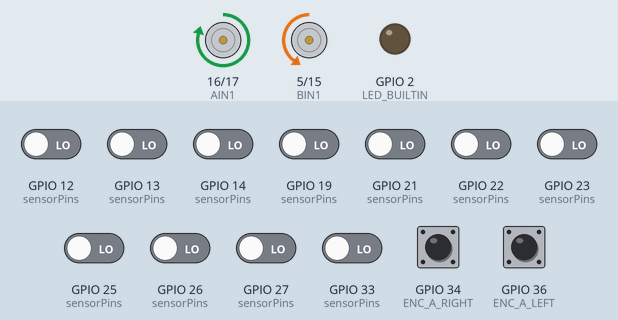
Bench run of a program on a simulated ESP32. Shown: motor-driver pin pairs drawn as motors (green arrow = first pin HIGH = forward, orange = second pin HIGH = backward, longer = more drive, scaled by the enable pin), output pins drawn as LEDs (lit = HIGH). Inputs (shaded band) come from the test bench; at power-on: GPIO 34 (ENC_A_RIGHT), GPIO 36 (ENC_A_LEFT) HIGH, GPIO 12 (sensorPins), GPIO 13 (sensorPins), GPIO 14 (sensorPins), GPIO 19 (sensorPins), GPIO 21 (sensorPins), GPIO 22 (sensorPins), GPIO 23 (sensorPins), GPIO 25 (sensorPins), GPIO 26 (sensorPins), GPIO 27 (sensorPins), GPIO 33 (sensorPins) LOW. What the program prints to the serial monitor is not drawn.

Above: at 11.2 s.
11.3 s: GPIO 12 (sensorPins) driven HIGH
At 12.8 s:
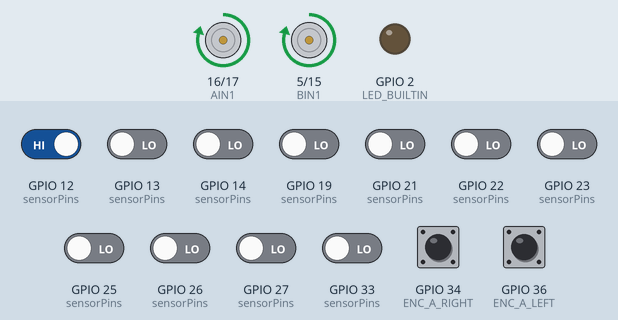
13.1 s: GPIO 19 (sensorPins) driven HIGH
At 14.1 s:
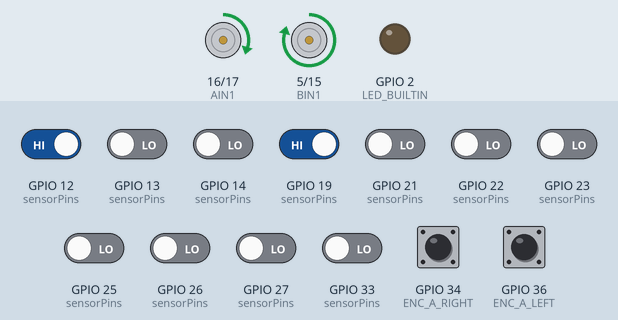
14.6 s: GPIO 13 (sensorPins) driven HIGH
At 15.2 s:
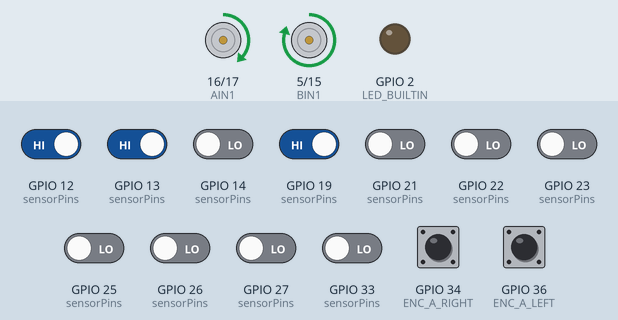
16.1 s: GPIO 25 (sensorPins) driven HIGH
At 16.25 s:
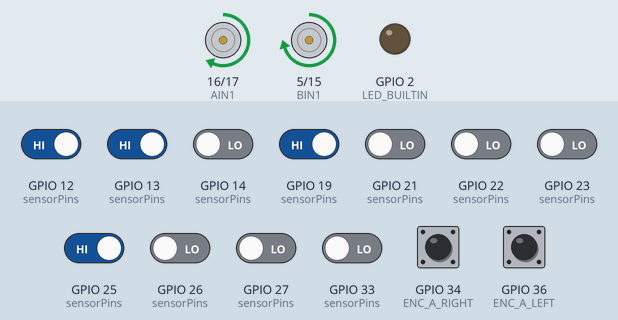
17.9 s: GPIO 21 (sensorPins) driven HIGH
At 18.9 s:
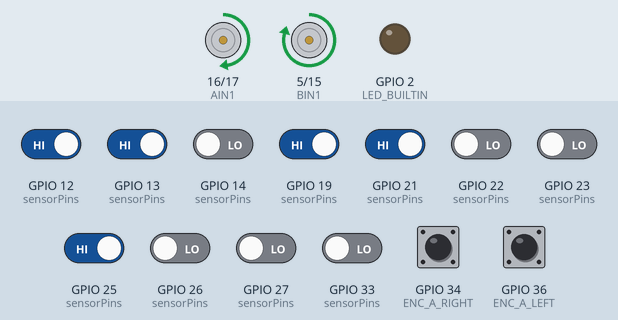
19.4 s: GPIO 14 (sensorPins) driven HIGH
At 20.2 s:
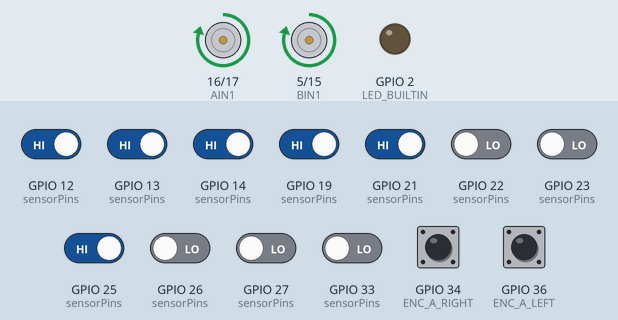
Timing chart, 0 to 22.2 s (numbered marks = the images above; inputs shaded):
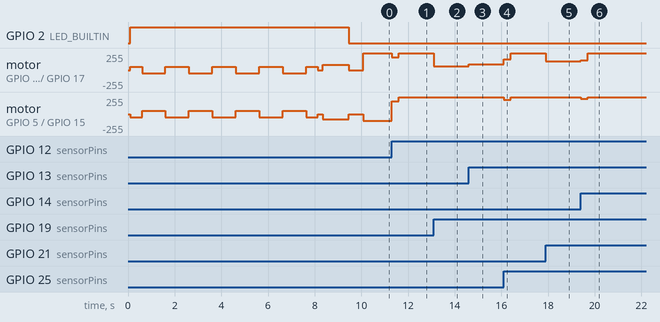

Measured:
- after the input at 11.3 s, motor on GPIO 16 (AIN1) / GPIO 17 (AIN2): forward 249/255 → forward 189/255 at once, → forward 249/255 0.30 s later; motor on GPIO 5 (BIN1) / GPIO 15 (BIN2): backward 100/255 → forward 189/255 at once, → forward 249/255 0.30 s later
- after the input at 13.1 s, motor on GPIO 16 (AIN1) / GPIO 17 (AIN2): forward 249/255 → forward 60/255 at once
- after the input at 14.6 s, motor on GPIO 16 (AIN1) / GPIO 17 (AIN2): forward 60/255 → forward 86/255 at once
- after the input at 16.1 s, motor on GPIO 16 (AIN1) / GPIO 17 (AIN2): forward 86/255 → forward 163/255 at once, → forward 249/255 0.30 s later; motor on GPIO 5 (BIN1) / GPIO 15 (BIN2): forward 249/255 → forward 215/255 at once, → forward 249/255 0.30 s later
- after the input at 17.9 s, motor on GPIO 16 (AIN1) / GPIO 17 (AIN2): forward 249/255 → forward 128/255 at once
- after the input at 19.4 s, motor on GPIO 16 (AIN1) / GPIO 17 (AIN2): forward 128/255 → forward 146/255 at once, → forward 249/255 0.30 s later; motor on GPIO 5 (BIN1) / GPIO 15 (BIN2): forward 249/255 → forward 232/255 at once, → forward 249/255 0.30 s later

The program:

main.cpp
```cpp
// cpp
#include <Arduino.h>
#include <QTRSensors.h>

// PID
float Kp = 0.052;
float Ki = 0.0;
float Kd = 0.837;
int P;
int I;
int D;
int lastError = 0;
// Timer for straight line detection
unsigned long straightStartTime = 0;
bool inStraightRange = false;
const unsigned long straightTimeThreshold = 300; // millis fra 200

const uint8_t maxSpeedA = 250;
const uint8_t maxSpeedB = 250;
const uint8_t baseSpeedA = 190; //fra 190
const uint8_t baseSpeedB = 190;

const int PWMA = GPIO_NUM_4;
const int AIN2 = GPIO_NUM_17;
const int AIN1 = GPIO_NUM_16;

const int BIN1 = GPIO_NUM_5;
const int BIN2 = GPIO_NUM_15;
const int PWMB = GPIO_NUM_32;


QTRSensors qtr;

const uint8_t SensorCount = 11;
uint16_t sensorValues[SensorCount];

// Map sensors to ESP32 ADC-capable GPIOs
const uint8_t sensorPins[SensorCount] = {GPIO_NUM_33, GPIO_NUM_25, GPIO_NUM_26, GPIO_NUM_27, GPIO_NUM_14,
  GPIO_NUM_12, GPIO_NUM_13, GPIO_NUM_23, GPIO_NUM_22, GPIO_NUM_21,
  GPIO_NUM_19};

#ifndef LED_BUILTIN
#define LED_BUILTIN 2
#endif

// PWM channels for ESP32 ledc
const uint8_t PWMA_channel = 0;
const uint8_t PWMB_channel = 1;
const uint32_t PWM_freq = 5000;
const uint8_t PWM_resolution = 8; // 8-bit -> 0..255

// ── Encoder pins (Pololu 5157 – quadrature, 12 CPR) ─────────────────────────
// GPIO 34-39 are input-only on ESP32 and are well-suited for encoder signals.
const int ENC_A_RIGHT = 34; // Right motor encoder channel A
const int ENC_B_RIGHT = 35; // Right motor encoder channel B
const int ENC_A_LEFT  = 36; // Left motor encoder channel A
const int ENC_B_LEFT  = 39; // Left motor encoder channel B

volatile long encoderCountRight = 0;
volatile long encoderCountLeft  = 0;

// ISRs – called on rising edge of channel A; channel B gives direction
void IRAM_ATTR rightEncoderISR() {
  if (digitalRead(ENC_B_RIGHT) == HIGH) encoderCountRight++;
  else                                   encoderCountRight--;
}
void IRAM_ATTR leftEncoderISR() {
  if (digitalRead(ENC_B_LEFT) == HIGH) encoderCountLeft++;
  else                                  encoderCountLeft--;
}

// Atomic snapshot of both encoder counts (called from main loop)
long encoderAvg() {
  noInterrupts();
  long r = encoderCountRight;
  long l = encoderCountLeft;
  interrupts();
  return (r + l) / 2;
}

// ── State machine ────────────────────────────────────────────────────────────
enum RobotState { STATE_LEARNING, STATE_RACING };
RobotState robotState = STATE_LEARNING;

// Encoder count at the beginning of the current lap
long lapStartEncoder = 0;

// Distance travelled since the start of this lap (encoder ticks)
inline long lapPosition() { return encoderAvg() - lapStartEncoder; }

// ── Turn log ─────────────────────────────────────────────────────────────────
struct TurnEvent {
  long lapPos;      // Encoder ticks from lap start when turn began
  int  direction;   // > 0 means right turn, < 0 means left turn
};

const int MAX_TURNS = 60;
TurnEvent turnLog[MAX_TURNS];
int turnCount = 0;
int nextTurnIdx = 0; // index into turnLog for the next upcoming turn (racing mode)

// Turn detection state
bool  inTurn            = false;
long  turnStartPos      = 0;
const int TURN_THRESHOLD = 2000; // |error| above this = we are in a turn

// ── Lap-completion detection ──────────────────────────────────────────────────
// The start/finish is marked by a thick black stripe that places all sensors on
// the line at the same time (all sensorValues[] high after calibration).
const uint16_t LAP_SENSOR_THRESHOLD  = 800;  // calibrated value above which sensor is "on black"
const long     LAP_MIN_TICKS         = 2000; // minimum ticks before we check for lap end
bool lapDetectionArmed = false; // armed once we've travelled LAP_MIN_TICKS

// ── Pre-brake parameters ──────────────────────────────────────────────────────
const long    PRE_BRAKE_TICKS  = 250; // slow down this many ticks before a logged turn
const uint8_t APPROACH_SPEED   = 170; // speed during the pre-brake phase

void rightMotor(int motorSpeed);
void leftMotor(int motorSpeed);
void PID_control();
void checkLapCompletion();
void detectTurn(int error);
void printTurnLog();

void setup()
{
  // Motor A pins
  pinMode(AIN1, OUTPUT);
  pinMode(AIN2, OUTPUT);

  // Motor B pins
  pinMode(BIN1, OUTPUT);
  pinMode(BIN2, OUTPUT);

  // PWM setup (remove duplicate pinMode for PWMA/PWMB)
  ledcSetup(PWMA_channel, PWM_freq, PWM_resolution);
  ledcAttachPin(PWMA, PWMA_channel);
  ledcSetup(PWMB_channel, PWM_freq, PWM_resolution);
  ledcAttachPin(PWMB, PWMB_channel);

  // Encoder pins – GPIO 34-39 are input-only (no internal pull-up needed
  // because the Pololu 5157 encoder has push-pull outputs).
  pinMode(ENC_A_RIGHT, INPUT);
  pinMode(ENC_B_RIGHT, INPUT);
  pinMode(ENC_A_LEFT,  INPUT);
  pinMode(ENC_B_LEFT,  INPUT);
  attachInterrupt(digitalPinToInterrupt(ENC_A_RIGHT), rightEncoderISR, RISING);
  attachInterrupt(digitalPinToInterrupt(ENC_A_LEFT),  leftEncoderISR,  RISING);

  // Ensure motors are stopped during calibration
  digitalWrite(AIN1, LOW);
  digitalWrite(AIN2, LOW);
  digitalWrite(BIN1, LOW);
  digitalWrite(BIN2, LOW);
  ledcWrite(PWMA_channel, 0);
  ledcWrite(PWMB_channel, 0);

  Serial.begin(115200);

  Serial.println("QTR calibration");

  // Use analog mode for ADC pins on ESP32
  qtr.setTypeRC();
  qtr.setSensorPins(sensorPins, SensorCount);
  qtr.setEmitterPin(255); // use pin 17 to control the IR LEDs

  delay(100);
  pinMode(LED_BUILTIN, OUTPUT);
  digitalWrite(LED_BUILTIN, HIGH);
  //test
  Serial.println("Calibrating - robot will sway automatically");

  // Calibration parameters
    // Calibration parameters
  const int calibrationSpeed = 50;      // Speed for swaying
  const int swayDuration = 5;          // Time to sway in one direction (ms)
  const int calibrationCycles = 4;      // Number of left-right cycles

  for (int cycle = 0; cycle < calibrationCycles; cycle++) {
    // === SWAY LEFT from center ===
    digitalWrite(AIN1, HIGH);  // Right forward
    digitalWrite(AIN2, LOW);
    digitalWrite(BIN1, LOW);   // Left backward
    digitalWrite(BIN2, HIGH);
    ledcWrite(PWMA_channel, calibrationSpeed);
    ledcWrite(PWMB_channel, calibrationSpeed);

    // Calibrate while swaying left
    for (int i = 0; i < 20; i++) {
      qtr.calibrate();
      delay(swayDuration / 20);
    }
    Serial.print('<');

    // === RETURN TO CENTER from left (also calibrating) ===
    digitalWrite(AIN1, LOW);   // Right backward
    digitalWrite(AIN2, HIGH);
    digitalWrite(BIN1, HIGH);  // Left forward
    digitalWrite(BIN2, LOW);
    ledcWrite(PWMA_channel, calibrationSpeed);
    ledcWrite(PWMB_channel, calibrationSpeed);

    // Calibrate while returning to center
    for (int i = 0; i < 20; i++) {
      qtr.calibrate();
      delay(swayDuration / 20);
    }
    Serial.print('|');

    // === SWAY RIGHT from center ===
    digitalWrite(AIN1, LOW);   // Right backward
    digitalWrite(AIN2, HIGH);
    digitalWrite(BIN1, HIGH);  // Left forward
    digitalWrite(BIN2, LOW);
    ledcWrite(PWMA_channel, calibrationSpeed);
    ledcWrite(PWMB_channel, calibrationSpeed);

    // Calibrate while swaying right
    for (int i = 0; i < 20; i++) {
      qtr.calibrate();
      delay(swayDuration / 20);
    }
    Serial.print('>');

    // === RETURN TO CENTER from right (also calibrating) ===
    digitalWrite(AIN1, HIGH);  // Right forward
    digitalWrite(AIN2, LOW);
    digitalWrite(BIN1, LOW);   // Left backward
    digitalWrite(BIN2, HIGH);
    ledcWrite(PWMA_channel, calibrationSpeed);
    ledcWrite(PWMB_channel, calibrationSpeed);

    // Calibrate while returning to center
    for (int i = 0; i < 20; i++) {
      qtr.calibrate();
      delay(swayDuration / 20);
    }
    Serial.print('|');
  }

  // Stop motors
  digitalWrite(AIN1, LOW);
  digitalWrite(AIN2, LOW);
  digitalWrite(BIN1, LOW);
  digitalWrite(BIN2, LOW);
  ledcWrite(PWMA_channel, 0);
  ledcWrite(PWMB_channel, 0);

  // Center back over the line by reading position
  Serial.println("\nCentering...");
  delay(200);

  // Quick centering: read position and adjust
  for (int i = 0; i < 50; i++) {
    uint16_t position = qtr.readLineBlack(sensorValues);
    int error = 5000 - position;

    if (abs(error) < 300) {
      // Close enough to center, stop
      break;
    }

    int centerSpeed = 80;
    if (error > 0) {
      // Line is to the right, turn right
      digitalWrite(AIN1, HIGH);
      digitalWrite(AIN2, LOW);
      digitalWrite(BIN1, LOW);
      digitalWrite(BIN2, HIGH);
    } else {
      // Line is to the left, turn left
      digitalWrite(AIN1, LOW);
      digitalWrite(AIN2, HIGH);
      digitalWrite(BIN1, HIGH);
      digitalWrite(BIN2, LOW);
    }
    ledcWrite(PWMA_channel, centerSpeed);
    ledcWrite(PWMB_channel, centerSpeed);
    delay(20);
  }

  // Stop motors - ready to start
  digitalWrite(AIN1, LOW);
  digitalWrite(AIN2, LOW);
  digitalWrite(BIN1, LOW);
  digitalWrite(BIN2, LOW);
  ledcWrite(PWMA_channel, 0);
  ledcWrite(PWMB_channel, 0);

  digitalWrite(LED_BUILTIN, LOW);
  Serial.println("Calibration complete! Starting in soon");
  delay(500);

  // Reset encoder counts and lap reference so the first lap starts at 0
  encoderCountRight = 0;
  encoderCountLeft  = 0;
  lapStartEncoder   = 0;
  lapDetectionArmed = false;
  Serial.println("LEARNING LAP – logging turn positions");
/* // Tester det over fra der det står test
  Serial.println("Calibrating");
  for (uint16_t i = 0; i < 400; i++)
  {
    qtr.calibrate();
    if ((i & 31) == 0) Serial.print('.'); // sparse progress
  }
  digitalWrite(LED_BUILTIN, LOW);

*/
  // print calibration min/max
  for (uint8_t i = 0; i < SensorCount; i++)
  {
    Serial.print(qtr.calibrationOn.minimum[i]);
    Serial.print(' ');
  }
  Serial.println();
  for (uint8_t i = 0; i < SensorCount; i++)
  {
    Serial.print(qtr.calibrationOn.maximum[i]);
    Serial.print(' ');
  }
  Serial.println();
  delay(100);
}

void loop()
{
  checkLapCompletion();
  PID_control();
}

void PID_control()
{
  uint16_t position = qtr.readLineBlack(sensorValues);
  int error = 5000 - position;
  //Serial.println(error);
  P = error;
  I = I + error;
  if (I > 5000) I = 5000;
  if (I < -5000) I = -5000;
  D = error - lastError;
  lastError = error;

  float motorSpeedF = P * Kp + I * Ki + D * Kd;
  int motorspeed = (int)motorSpeedF;

  int motorSpeedA = baseSpeedA + motorspeed;
  int motorspeedB = baseSpeedB - motorspeed;

  if (motorSpeedA > maxSpeedA) motorSpeedA = maxSpeedA;
  if (motorspeedB > maxSpeedB) motorspeedB = maxSpeedB;
  if (motorSpeedA < 0) motorSpeedA = -100;
  if (motorspeedB < 0) motorspeedB = -100;

  // ── Learning lap: log turns based on PID error ───────────────────────────
  if (robotState == STATE_LEARNING) {
    detectTurn(error);
  }

  // ── Racing laps: pre-brake before logged turns ───────────────────────────
  bool approachingTurn = false;
  if (robotState == STATE_RACING) {
    long pos = lapPosition();
    // Advance past turns we have already completed
    while (nextTurnIdx < turnCount && pos > turnLog[nextTurnIdx].lapPos) {
      nextTurnIdx++;
    }
    // Check if the very next turn is within the pre-brake window
    if (nextTurnIdx < turnCount) {
      long dist = turnLog[nextTurnIdx].lapPos - pos;
      if (dist > 0 && dist <= PRE_BRAKE_TICKS) {
        approachingTurn = true;
      }
    }
  }

  if (approachingTurn) {
    // Slow both motors to APPROACH_SPEED while still applying PID steering
    int scaledA = (motorSpeedA > 0) ? min((int)APPROACH_SPEED, motorSpeedA) : motorSpeedA;
    int scaledB = (motorspeedB > 0) ? min((int)APPROACH_SPEED, motorspeedB) : motorspeedB;
    rightMotor(scaledA);
    leftMotor(scaledB);
  } else if ((error >= -1000) && (error <= 1000)) {
    // Sjekker om bilen er innenfor rangen
    if (!inStraightRange) {
      // Starter tiden
      straightStartTime = millis();
      inStraightRange = true;
    }

    // Hvis tiden er mer en satt verdi - Aktiver maxspeed
    if (millis() - straightStartTime >= straightTimeThreshold) {
      rightMotor(maxSpeedA);
      leftMotor(maxSpeedB);
    } else {
      // Bruker normal PID fart frem til maxspeed er aktivert
      rightMotor(motorSpeedA);
      leftMotor(motorspeedB);
    }
  }
  else {
    // Out of range, reset timer and use normal PID
    inStraightRange = false;
    rightMotor(motorSpeedA);
    leftMotor(motorspeedB);
  }
}

void rightMotor(int motorSpeed)
{
  if (motorSpeed > 0)
  {
    digitalWrite(AIN1, HIGH);
    digitalWrite(AIN2, LOW);
  }
  else if (motorSpeed < 0)
  {
    digitalWrite(AIN1, LOW);
    digitalWrite(AIN2, HIGH);
  }
  else
  {
    digitalWrite(AIN1, LOW);
    digitalWrite(AIN2, LOW);
  }
  uint8_t pwm = (uint8_t)min(255, abs(motorSpeed));
  ledcWrite(PWMA_channel, pwm);
}

void leftMotor(int motorSpeed)
{
  if (motorSpeed > 0)
  {
    digitalWrite(BIN1, HIGH);
    digitalWrite(BIN2, LOW);
  }
  else if (motorSpeed < 0)
  {
    digitalWrite(BIN1, LOW);
    digitalWrite(BIN2, HIGH);
  }
  else
  {
    digitalWrite(BIN1, LOW);
    digitalWrite(BIN2, LOW);
  }
  uint8_t pwm = (uint8_t)min(255, abs(motorSpeed));
  ledcWrite(PWMB_channel, pwm);
}

// ── detectTurn ───────────────────────────────────────────────────────────────
// Called every PID cycle during the learning lap.
// Records the lap-encoder position and direction when a turn begins.
void detectTurn(int error)
{
  if (abs(error) > TURN_THRESHOLD) {
    if (!inTurn) {
      inTurn       = true;
      turnStartPos = lapPosition();
      if (turnCount < MAX_TURNS) {
        turnLog[turnCount].lapPos    = turnStartPos;
        turnLog[turnCount].direction = (error > 0) ? 1 : -1;
        Serial.print("Turn #");
        Serial.print(turnCount + 1);
        Serial.print(" detected at pos=");
        Serial.print(turnStartPos);
        Serial.println((error > 0) ? " [RIGHT]" : " [LEFT]");
        turnCount++;
      }
    }
  } else {
    inTurn = false;
  }
}

// ── checkLapCompletion ───────────────────────────────────────────────────────
// Detects the start/finish line (all sensors on the black stripe) after a
// minimum distance, then transitions from learning to racing or resets the
// lap reference for the next racing lap.
void checkLapCompletion()
{
  long pos = lapPosition();

  // Arm detection once the robot has travelled far enough from the start
  if (!lapDetectionArmed && pos > LAP_MIN_TICKS) {
    lapDetectionArmed = true;
  }

  if (!lapDetectionArmed) return;

  // Check if all sensors are on the black start/finish stripe
  bool allBlack = true;
  for (uint8_t i = 0; i < SensorCount; i++) {
    if (sensorValues[i] < LAP_SENSOR_THRESHOLD) {
      allBlack = false;
      break;
    }
  }
  if (!allBlack) return;

  // ── Lap complete ────────────────────────────────────────────────────────
  if (robotState == STATE_LEARNING) {
    Serial.println("=== LEARNING LAP COMPLETE ===");
    printTurnLog();
    robotState = STATE_RACING;
    Serial.println("Switching to RACING mode");
  } else {
    Serial.print("Racing lap complete. Lap ticks=");
    Serial.println(pos);
  }

  // Reset lap reference
  lapStartEncoder   = encoderAvg();
  lapDetectionArmed = false;
  nextTurnIdx       = 0; // restart turn scan from the beginning each lap
}

// ── printTurnLog ─────────────────────────────────────────────────────────────
void printTurnLog()
{
  Serial.print("Logged ");
  Serial.print(turnCount);
  Serial.println(" turns:");
  for (int t = 0; t < turnCount; t++) {
    Serial.print("  Turn ");
    Serial.print(t + 1);
    Serial.print(": pos=");
    Serial.print(turnLog[t].lapPos);
    Serial.println(turnLog[t].direction > 0 ? " RIGHT" : " LEFT");
  }
}
```
